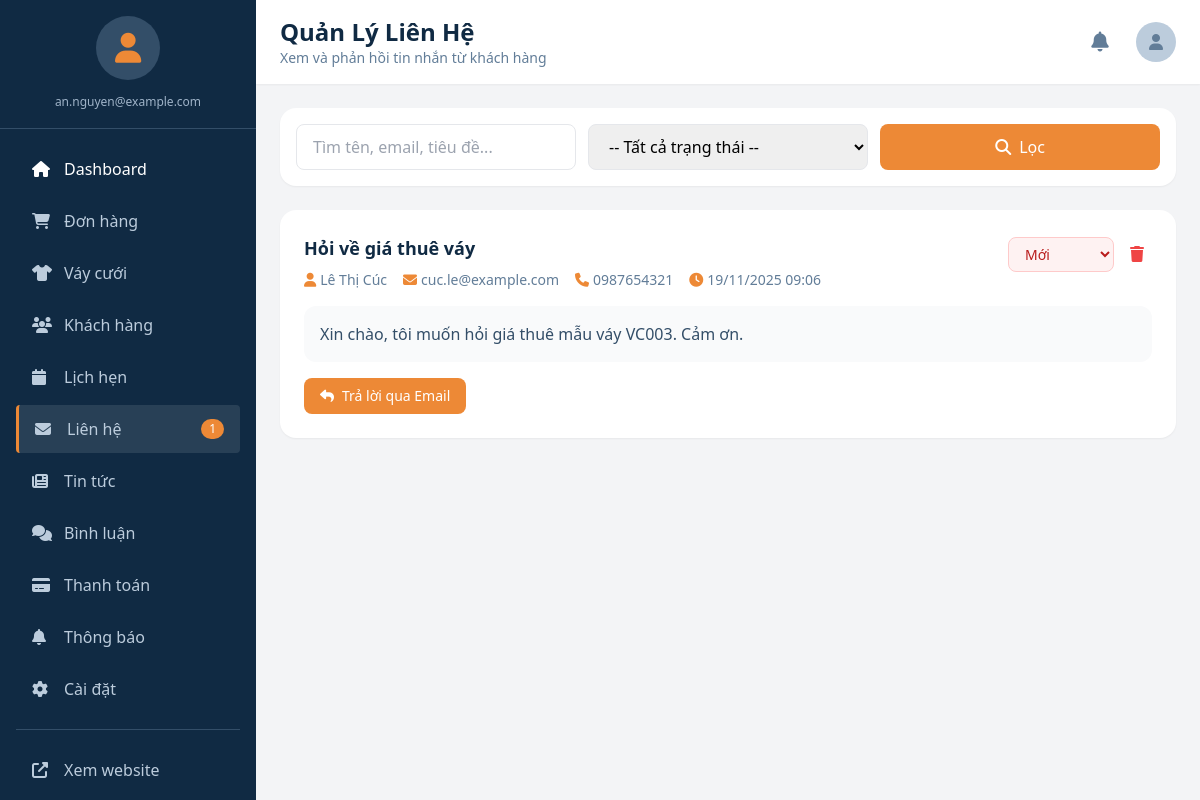
Page /admin-contacts.php (signed in) on the committed database.
### tables this page shows
CREATE TABLE lien_he (
   id BIGINT AUTO_INCREMENT PRIMARY KEY,
   user_id BIGINT NULL,
   name VARCHAR(200),
   email VARCHAR(150),
   phone VARCHAR(30),
   subject VARCHAR(255),
   message TEXT,
   image_path VARCHAR(300) NULL,
   status ENUM('new','replied','closed') DEFAULT 'new',
   created_at TIMESTAMP DEFAULT CURRENT_TIMESTAMP,
   FOREIGN KEY (user_id) REFERENCES nguoi_dung(id) ON DELETE SET NULL
);

### admin-contacts.php (the view, shortened to what this page needs)
<?php
require_once 'includes/config.php';
$search = $_GET['search'] ?? '';
$page = max(1, intval($_GET['page'] ?? 1));
$per_page = 10;
$offset = ($page - 1) * $per_page;
$where = "1=1";
$params = [];
$types = "";
$sql = "SELECT * FROM lien_he WHERE $where ORDER BY created_at DESC LIMIT ? OFFSET ?";
$params[] = $per_page;
$params[] = $offset;
$types .= "ii";
$stmt = $conn->prepare($sql);
$stmt->bind_param($types, ...$params);
$stmt->execute();
$contacts = $stmt->get_result()->fetch_all(MYSQLI_ASSOC);
include 'includes/admin-layout.php';
?>
<div class="bg-white rounded-2xl shadow-sm p-4 mb-6">
    <form method="GET" class="grid grid-cols-1 sm:grid-cols-2 lg:grid-cols-3 gap-3">
        <input type="text" name="search" value="<?php echo htmlspecialchars($search); ?>"
            placeholder="Tìm tên, email, tiêu đề..." class="border border-gray-200 rounded-lg px-4 py-2.5 focus:ring-2 focus:ring-accent-500 focus:border-transparent text-base">
        <select name="status" class="border border-gray-200 rounded-lg px-4 py-2.5 focus:ring-2 focus:ring-accent-500 text-base">
            <option value="">-- Tất cả trạng thái --</option>
        </select>
        <button type="submit" class="bg-accent-500 text-white rounded-lg px-4 py-2.5 hover:bg-accent-600 transition flex items-center justify-center sm:col-span-2 lg:col-span-1">
            <i class="fas fa-search mr-2"></i>Lọc
        </button>
    </form>
</div>
<div class="space-y-4">
    <?php foreach ($contacts as $contact): ?>
    <div class="bg-white rounded-2xl shadow-sm p-4 sm:p-6 hover:shadow-md transition">
        <div class="flex flex-col sm:flex-row sm:justify-between sm:items-start gap-3 mb-4">
            <div class="flex-1 min-w-0">
                <h3 class="text-base sm:text-lg font-semibold text-navy-900"><?php echo htmlspecialchars($contact['subject'] ?? 'Không có tiêu đề'); ?></h3>
                <div class="flex flex-wrap items-center gap-2 sm:gap-4 text-sm text-navy-500 mt-2">
                    <span><i class="fas fa-user mr-1 text-accent-500"></i><?php echo htmlspecialchars($contact['name']); ?></span>
                    <span class="break-all"><i class="fas fa-envelope mr-1 text-accent-500"></i><?php echo htmlspecialchars($contact['email']); ?></span>
                    <?php if ($contact['phone']): ?>
                    <span><i class="fas fa-phone mr-1 text-accent-500"></i><?php echo htmlspecialchars($contact['phone']); ?></span>
                    <?php endif; ?>
                    <span><i class="fas fa-clock mr-1 text-accent-500"></i><?php echo date('d/m/Y H:i', strtotime($contact['created_at'])); ?></span>
                </div>
            </div>
            <div class="flex items-center gap-2 flex-shrink-0">
                <form method="POST" class="inline">
                    <select name="status" onchange="this.form.submit()" class="text-xs sm:text-sm border rounded-lg px-2 sm:px-3 py-1.5 font-medium
                        <?php echo match($contact['status']) {
                            'new' => 'bg-red-50 text-red-700 border-red-200',
                            'replied' => 'bg-blue-50 text-blue-700 border-blue-200',
                            'closed' => 'bg-gray-50 text-gray-700 border-gray-200',
                            default => 'bg-gray-50 text-gray-700 border-gray-200'
                        }; ?>">
                        <option value="new" <?php echo $contact['status'] === 'new' ? 'selected' : ''; ?>>Mới</option>
                    </select>
                </form>
                <button onclick="deleteContact(<?php echo $contact['id']; ?>)" class="text-red-500 hover:text-red-600 p-2 hover:bg-red-50 rounded-lg">
                    <i class="fas fa-trash"></i>
                </button>
            </div>
        </div>
        <div class="bg-gray-50 rounded-xl p-4">
            <p class="text-navy-700 whitespace-pre-wrap"><?php echo htmlspecialchars($contact['message']); ?></p>
        </div>
        <div class="mt-4">
            <a href="mailto:<?php echo htmlspecialchars($contact['email']); ?>?subject=Re: <?php echo htmlspecialchars($contact['subject'] ?? ''); ?>"
               class="inline-flex items-center bg-accent-500 text-white px-4 py-2 rounded-lg hover:bg-accent-600 transition text-sm">
                <i class="fas fa-reply mr-2"></i>Trả lời qua Email
            </a>
        </div>
    </div>
    <?php endforeach; ?>
</div>
<?php include 'includes/admin-footer.php'; ?>

### assets/css/admin-responsive.css (style rules this page uses)
html.admin-page, body.admin-page { overflow-x: hidden; max-width: 100vw; -webkit-text-size-adjust: 100%; }
.admin-page *, .admin-page *::before, .admin-page *::after { box-sizing: border-box; }
.admin-page *:not(.overflow-x-auto):not(.dress-table-view):not(.order-table-view):not(.user-table-view) { max-width: 100%; }

### includes/admin-layout.php (style rules this page uses)
html.admin-page, body.admin-page { overflow-x: hidden; max-width: 100vw; }

### rows in the picture
lien_he: subject "Hỏi về giá thuê váy", name "Lê Thị Cúc", email "cuc.le@example.com", phone "0987654321", created_at "19/11/2025 09:06", status "Mới", message "Xin chào, tôi muốn hỏi giá thuê mẫu váy VC003. Cảm ơn."

### other values in the picture
$_SESSION['admin_email'] "an.nguyen@example.com"
$new_contacts "1"
$page_title "Quản Lý Liên Hệ"
$page_subtitle "Xem và phản hồi tin nhắn từ khách hàng"
